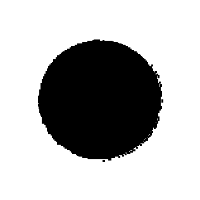
#> input picture shapes/circle/1010.png, 200 x 200 px, found by its file name; its folder holds 4 pictures in this run; the run also reads 1 picture not shown here
$ jupyter execute --allow-errors Object_detection.ipynb   (shell and % lines are left out)
#> lines starting #> are read from the running program, lines starting #| are printed output that depends on the picture; after the words box and inside, x2 and y2 are one past the last pixel; in counts of white or black regions, pixels touching at a corner belong together; long printed decimals are rounded; pictures that were not available may be replaced by others from this repository, and a replacement may not be noted
[cell 1]
import cv2
import os
import pandas as pd
import matplotlib.pyplot as plt
import numpy as np
from tqdm import tqdm
from sklearn.model_selection import train_test_split
from sklearn.svm import SVC
from sklearn.metrics import accuracy_score

# Helper functions

[cell 2]
def imread(img_path):
    img = cv2.imread(img_path)
    img = cv2.cvtColor(img, cv2.COLOR_BGR2RGB)
    return img

# [4 lines left out: function imshow, not called in this run]

def rgb2bin(img_rgb):
    img_gray = cv2.cvtColor(img_rgb, cv2.COLOR_RGB2GRAY)
    t, img_bin = cv2.threshold(
        img_gray, 0, 255, cv2.THRESH_OTSU|cv2.THRESH_BINARY_INV
    )
    return img_bin

def find_best_contour(img_rgb):
    img_bin = rgb2bin(img_rgb)
    contours, h = cv2.findContours(
        img_bin, cv2.RETR_EXTERNAL, cv2.CHAIN_APPROX_NONE
    )
    best_contour = max(contours, key=cv2.contourArea)
    return best_contour

def chain_hist(img_rgb):

    best_contour = find_best_contour(img_rgb)

    lookup_table = {
        (1, 0): 0,
        (1, -1): 1,
        (0, -1): 2,
        (-1, -1): 3,
        (-1, 0): 4,
        (-1, 1): 5,
        (0, 1): 6,
        (1, 1): 7
    }

    hist = np.zeros((8,))
    for i in range(len(best_contour)-1):
        pt1 = best_contour[i][0]
        pt2 = best_contour[i+1][0]
        dx = pt2[0] - pt1[0]
        dy = pt2[1] - pt1[1]
        code = lookup_table[(dx, dy)]
        hist[code] += 1

    return hist/hist.sum()

# [15 lines left out: functions draw_contours, putText, not called in this run]

# Using Support Vector Machine for shape classification

## Creating a DataFrame for our dataset

[cell 3]
def create_df(data_path):

    # the class_dict is a mapping between class name and value
#> called with data_path = 'archive\\shapes'
    class_dict = {
        'circle': 0,
        'square': 1,
        'star': 2,
        'triangle': 3
    }

    # we store image paths and outputs here
    df = []

    # for each class
    for class_name, class_value in class_dict.items():
        class_folder = os.path.join(data_path, class_name)
        # for each image in class folder
        for f in os.listdir(class_folder):
            f_path = os.path.join(class_folder, f)
            # if this is a "png" file, add its path and output
            if f_path.lower().endswith('.png'):
                df.append([f_path, class_value])
#> pass 2 of the loop in create_df, `for class_name, class_value in class_dict.items():`:
#> pass 3 of the loop in create_df, `for class_name, class_value in class_dict.items():`:
#> the loop made 4 passes; the first 3 are shown

    # create a dataframe of image paths and outputs
    df = pd.DataFrame(df, columns=['path', 'output'])

    return df

[cell 4]
data = create_df(r'archive\shapes')
data

## Extracting features

[cell 5]
def extract_features(img_paths):
    n = len(img_paths)
    X = np.zeros((n, 8))
    for i in tqdm(range(n)):
        f_path = img_paths[i]
        img = imread(f_path)
#> in imread, img is the input picture: shape (200, 200, 3); min 0, max 255, mean 180.9
        features = chain_hist(img)
#> in rgb2bin, `t, img_bin = cv2.threshold( img_gray, 0, 255, cv2.THRESH_OTSU|cv2.THRE..`:
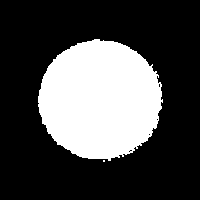
#> img_bin: shape (200, 200); 29.1% white; 2 white regions (1 under 20 px)
#> in rgb2bin, `t, img_bin = cv2.threshold( img_gray, 0, 255, cv2.THRESH_OTSU|cv2.THRE..`: t = 127
#> in find_best_contour, `contours, h = cv2.findContours( img_bin, cv2.RETR_EXTERNAL, cv2.CHAIN_..`: contours = 2 contours, 1 with area under 20; largest, box (x1, y1, x2, y2) and area: (38, 39, 163, 161) 11426; h = [[1, -1, -1, -1], [-1, 0, -1, -1]]
#> in find_best_contour, `best_contour = max(contours, key=cv2.contourArea)`: best_contour = contour of 406 points, box (x1, y1, x2, y2) (38, 39, 163, 161), area 11426
#> the loop in chain_hist, `for i in range(len(best_contour)-1):` made 405 passes
#> (pt1, pt2, dx, dy, code) on passes 1 to 3: ([94, 39], [93, 40], -1, 1, 5), ([93, 40], [92, 40], -1, 0, 4), ([92, 40], [91, 41], -1, 1, 5)
#> after the loop in chain_hist, `for i in range(len(best_contour)-1):`: hist = [69, 33, 65, 40, 60, 38, 63, 37]
#> features = [0.17, 0.0815, 0.16, 0.0988, 0.148, 0.0938, 0.156, 0.0914]
        X[i] = features
#> pass 2 of the loop in extract_features, `for i in tqdm(range(n)):`:
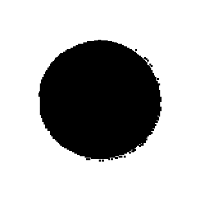
#> input picture shapes/circle/1027.png, 200 x 200 px, found by its file name
#> in imread, img is the input picture: shape (200, 200, 3); min 0, max 255, mean 181.8
#> in rgb2bin (call 2), `t, img_bin = cv2.threshold( img_gray, 0, 255, cv2.THRESH_OTSU|cv2.THRE..`:
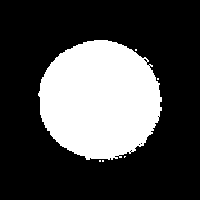
#> img_bin: shape (200, 200); 28.7% white; 6 white regions (5 under 20 px)
#> t = 126
#> contours = 6 contours, 5 with area under 20; largest, box (x1, y1, x2, y2) and area: (38, 40, 162, 160) 11270; h = [[1, -1, -1, -1], [2, 0, -1, -1], [3, 1, -1, -1], [4, 2, -1, -1], [5, 3, -1, -1], [-1, 4, -1, -1]]
#> the loop in chain_hist (call 2), `for i in range(len(best_contour)-1):` made 414 passes
#> (pt1, pt2, dx, dy, code) on passes 1 to 3: ([94, 40], [93, 41], -1, 1, 5), ([93, 41], [92, 41], -1, 0, 4), ([92, 41], [91, 41], -1, 0, 4)
#> features = [0.188, 0.0725, 0.155, 0.0918, 0.174, 0.0749, 0.162, 0.0821]
#> pass 3 of the loop in extract_features, `for i in tqdm(range(n)):`:
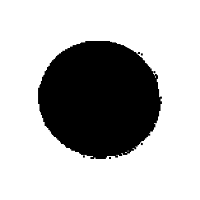
#> input picture shapes/circle/1034.png, 200 x 200 px, found by its file name
#> in imread, img is the input picture: shape (200, 200, 3); min 0, max 255, mean 183.1
#> in rgb2bin (call 3), `t, img_bin = cv2.threshold( img_gray, 0, 255, cv2.THRESH_OTSU|cv2.THRE..`:
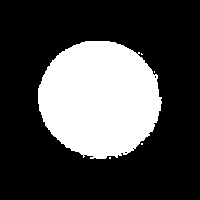
#> img_bin: shape (200, 200); 28.2% white; 5 white regions (4 under 20 px)
#> t = 125
#> contours = 5 contours, 4 with area under 20; largest, box (x1, y1, x2, y2) and area: (38, 41, 162, 159) 11093; h = [[1, -1, -1, -1], [2, 0, -1, -1], [3, 1, -1, -1], [4, 2, -1, -1], [-1, 3, -1, -1]]
#> the loop made 7 passes; the first 3 are shown
    return X

[cell 6]
X = extract_features(data['path'])

[cell 7]
X[0:3]

[cell 8]
y = data['output']

## Splitting dataset

[cell 9]
X_train, X_test, y_train, y_test = train_test_split(
    X, y, test_size=0.30, random_state=0
)

## Training

[cell 10]
model = SVC()
model.fit(X_train, y_train)

## Calculating accuracy

[cell 11]
y_pred_train = model.predict(X_train)
y_pred_test = model.predict(X_test)

print(accuracy_score(y_train, y_pred_train))
#| 0.5
print(accuracy_score(y_test, y_pred_test))
#| 0.6667

## Testing with images outside the dataset

[cell 12]
def test_model(model, img_path):
#> called with img_path = 'images/square.png'
    classes = ['circle', 'square', 'star', 'triangle']
    img = imread(img_path)
    x = chain_hist(img)
    c = model.predict([x])[0]
    print(img_path, '->', classes[c])
#| images/square.png -> circle

[cell 13]
test_model(model, 'images/square.png')
test_model(model, 'images/star.png')
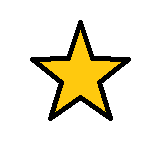
#> input picture Images/star.png, 158 x 148 px, found by its file name
#> in imread, img is the input picture: shape (148, 158, 3); mean B, G, R 211.6, 230.2, 235.5
#> in rgb2bin (call 9), `t, img_bin = cv2.threshold( img_gray, 0, 255, cv2.THRESH_OTSU|cv2.THRE..`: img_bin: shape (148, 158); 7.6% white; 1 white region, box (x1, y1, x2, y2) and area: (30, 20, 131, 121) 1784
#| images/star.png -> circle
test_model(model, 'images/circle.png')
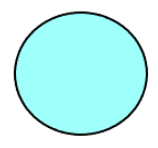
#> input picture Images/circle.png, 158 x 148 px, found by its file name
#> in imread, img is the input picture: shape (148, 158, 3); mean B, G, R 243.3, 245.4, 195.3
#> in rgb2bin (call 10), `img_gray = cv2.cvtColor(img_rgb, cv2.COLOR_RGB2GRAY)`:
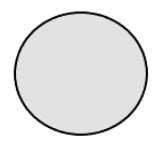
#> img_gray: shape (148, 158); min 0, max 255, mean 230.3
#> in rgb2bin (call 10), `t, img_bin = cv2.threshold( img_gray, 0, 255, cv2.THRESH_OTSU|cv2.THRE..`:
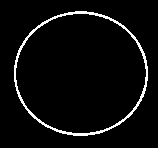
#> img_bin: shape (148, 158); 4.3% white in thin lines or dots, all inside (x1, y1, x2, y2) = (14, 11, 148, 136)
#| images/circle.png -> circle
test_model(model, 'images/triangle.png')
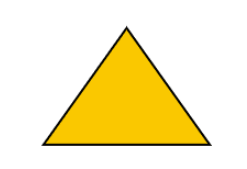
#> input picture Images/triangle.png, 247 x 169 px, found by its file name
#> in imread, img is the input picture: shape (169, 247, 3); mean B, G, R 192.7, 236.8, 247.8
#> in rgb2bin (call 11), `img_gray = cv2.cvtColor(img_rgb, cv2.COLOR_RGB2GRAY)`:
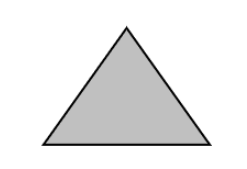
#> img_gray: shape (169, 247); min 0, max 255, mean 235
#> in rgb2bin (call 11), `t, img_bin = cv2.threshold( img_gray, 0, 255, cv2.THRESH_OTSU|cv2.THRE..`:
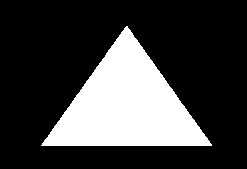
#> img_bin: shape (169, 247); 24.9% white; 1 white region, box (x1, y1, x2, y2) and area: (41, 26, 212, 146) 10394
#| images/triangle.png -> circle
test_model(model, 'images/square-hollow.png')
#| images/square-hollow.png -> circle
test_model(model, 'images/star-hollow.png')
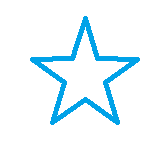
#> input picture Images/star-hollow.png, 158 x 148 px, found by its file name
#> in imread, img is the input picture: shape (148, 158, 3); mean B, G, R 253, 247.1, 233.4
#> in rgb2bin (call 13), `img_gray = cv2.cvtColor(img_rgb, cv2.COLOR_RGB2GRAY)`:
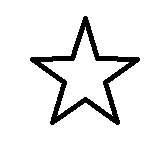
#> img_gray: shape (148, 158); values 122 (black) and 255 (white), 91.5% white; 1 black region, box (x1, y1, x2, y2) and area: (30, 16, 140, 125) 1983
#| images/star-hollow.png -> circle
test_model(model, 'images/circle-hollow.png')
#| images/circle-hollow.png -> circle
